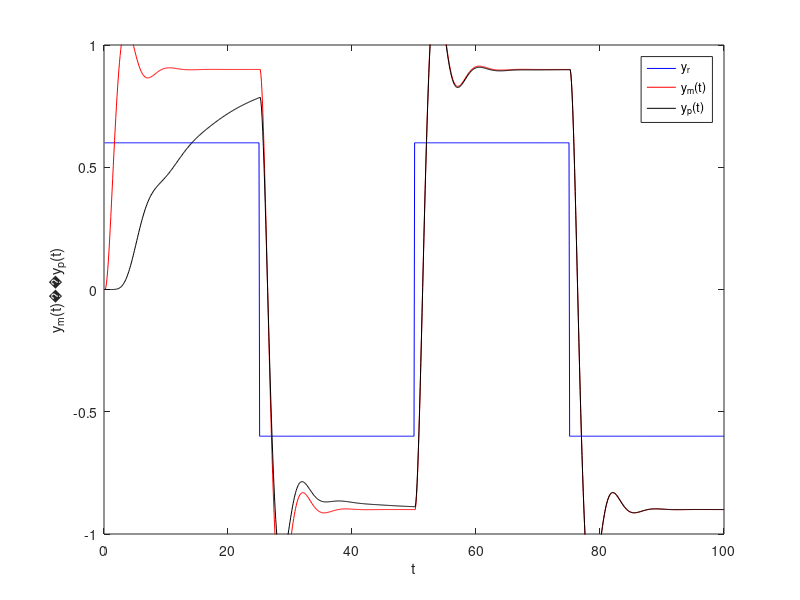

This figure's MATLAB source:
% Adjustable gain MIT-MRAC

clear all; close all;
h=0.1; L=100/h;                     % Numerical integration step and simulation step
num=[1];
den=[1 1 1]; n=length(den)-1; 		% Plant parameters
kp=1.5; 
[Ap,Bp,Cp,Dp]=tf2ss(kp*num,den); 	% Transfer function to state space 
km=1.5; 
[Am,Bm,Cm,Dm]=tf2ss(km*num,den); 	% Reference model parameters
gamma=0.1;                          % Adaptive gain
yr0=0; u0=0; e0=0; ym0=0; 			% Initial values
xp0=zeros(n,1); xm0=zeros(n,1); 	% Initial values of the state vector
kc0=0;                              % Initial value of the adjustable gain
r=0.6; My=1; 
%r=1.2; My=2;
%r=3.2; My=10;

yr=r*[ones(1,L/4) -ones(1,L/4) ones(1,L/4) -ones(1,L/4)]; 	% Input signal
for k=1:L
    time(k)=k*h;
    xp(:,k)=xp0+h*(Ap*xp0+Bp*u0);
    yp(k)=Cp*xp(:,k)+Dp*u0;         % Calculate yp

    xm(:,k)=xm0+h*(Am*xm0+Bm*yr0);
    ym(k)=Cm*xm(:,k)+Dm*yr0;        % Calculate ym
 
    e(k)=ym(k)-yp(k);               % e=ym-yp
    kc=kc0+h*gamma*e0*ym0;          % MIT adaptive law
    u(k)=kc*yr(k);                  % Control input		

    %Update datay
    yr0=yr(k); u0=u(k); e0=e(k); 
    ym0=ym(k);xp0=xp(:,k); 
    xm0=xm(:,k);
    kc0=kc;
end;

plot(time,yr,'b-',time,ym,'r', time,yp,'k-');
xlabel('t'); ylabel('y_m(t)��y_p(t)');	
axis([0 L*h -My My]);
legend('y_r','y_m(t)','y_p(t)'); 
